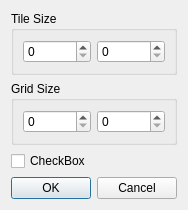
<?xml version="1.0" encoding="UTF-8"?>
<ui version="4.0">
 <class>Set_Tile_Size_Dialog</class>
 <widget class="QDialog" name="Set_Tile_Size_Dialog">
  <property name="geometry">
   <rect>
    <x>0</x>
    <y>0</y>
    <width>174</width>
    <height>188</height>
   </rect>
  </property>
  <property name="windowTitle">
   <string>Dialog</string>
  </property>
  <layout class="QVBoxLayout" name="verticalLayout">
   <item>
    <widget class="QGroupBox" name="groupBox">
     <property name="title">
      <string>Tile Size</string>
     </property>
     <layout class="QHBoxLayout" name="horizontalLayout">
      <item>
       <widget class="QSpinBox" name="spinBox">
        <property name="maximum">
         <number>1024</number>
        </property>
       </widget>
      </item>
      <item>
       <widget class="QSpinBox" name="spinBox_2">
        <property name="maximum">
         <number>1024</number>
        </property>
       </widget>
      </item>
     </layout>
    </widget>
   </item>
   <item>
    <widget class="QGroupBox" name="groupBox_2">
     <property name="title">
      <string>Grid Size</string>
     </property>
     <layout class="QHBoxLayout" name="horizontalLayout_2">
      <item>
       <widget class="QSpinBox" name="spinBox_4"/>
      </item>
      <item>
       <widget class="QSpinBox" name="spinBox_3"/>
      </item>
     </layout>
    </widget>
   </item>
   <item>
    <widget class="QCheckBox" name="checkBox">
     <property name="text">
      <string>CheckBox</string>
     </property>
    </widget>
   </item>
   <item>
    <spacer name="verticalSpacer">
     <property name="orientation">
      <enum>Qt::Vertical</enum>
     </property>
     <property name="sizeHint" stdset="0">
      <size>
       <width>20</width>
       <height>40</height>
      </size>
     </property>
    </spacer>
   </item>
   <item>
    <widget class="QDialogButtonBox" name="buttonBox">
     <property name="orientation">
      <enum>Qt::Horizontal</enum>
     </property>
     <property name="standardButtons">
      <set>QDialogButtonBox::Cancel|QDialogButtonBox::Ok</set>
     </property>
     <property name="centerButtons">
      <bool>true</bool>
     </property>
    </widget>
   </item>
  </layout>
 </widget>
 <resources/>
 <connections>
  <connection>
   <sender>buttonBox</sender>
   <signal>accepted()</signal>
   <receiver>Set_Tile_Size_Dialog</receiver>
   <slot>accept()</slot>
   <hints>
    <hint type="sourcelabel">
     <x>248</x>
     <y>254</y>
    </hint>
    <hint type="destinationlabel">
     <x>157</x>
     <y>274</y>
    </hint>
   </hints>
  </connection>
  <connection>
   <sender>buttonBox</sender>
   <signal>rejected()</signal>
   <receiver>Set_Tile_Size_Dialog</receiver>
   <slot>reject()</slot>
   <hints>
    <hint type="sourcelabel">
     <x>316</x>
     <y>260</y>
    </hint>
    <hint type="destinationlabel">
     <x>286</x>
     <y>274</y>
    </hint>
   </hints>
  </connection>
 </connections>
</ui>
